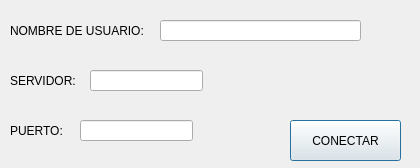
<?xml version="1.0" encoding="UTF-8"?>
<ui version="4.0">
 <class>Dialog</class>
 <widget class="QDialog" name="Dialog">
  <property name="geometry">
   <rect>
    <x>0</x>
    <y>0</y>
    <width>420</width>
    <height>168</height>
   </rect>
  </property>
  <property name="windowTitle">
   <string>Dialog</string>
  </property>
  <widget class="QLabel" name="label">
   <property name="geometry">
    <rect>
     <x>10</x>
     <y>20</y>
     <width>151</width>
     <height>21</height>
    </rect>
   </property>
   <property name="styleSheet">
    <string notr="true">font: 700 italic 10pt &quot;Times New Roman&quot;;</string>
   </property>
   <property name="text">
    <string>NOMBRE DE USUARIO:</string>
   </property>
  </widget>
  <widget class="QLineEdit" name="nombre">
   <property name="geometry">
    <rect>
     <x>160</x>
     <y>20</y>
     <width>201</width>
     <height>21</height>
    </rect>
   </property>
  </widget>
  <widget class="QLabel" name="label_2">
   <property name="geometry">
    <rect>
     <x>10</x>
     <y>70</y>
     <width>71</width>
     <height>21</height>
    </rect>
   </property>
   <property name="styleSheet">
    <string notr="true">font: 700 italic 10pt &quot;Times New Roman&quot;;</string>
   </property>
   <property name="text">
    <string>SERVIDOR:</string>
   </property>
  </widget>
  <widget class="QLineEdit" name="servidor">
   <property name="geometry">
    <rect>
     <x>90</x>
     <y>70</y>
     <width>113</width>
     <height>21</height>
    </rect>
   </property>
  </widget>
  <widget class="QLabel" name="label_3">
   <property name="geometry">
    <rect>
     <x>10</x>
     <y>120</y>
     <width>61</width>
     <height>21</height>
    </rect>
   </property>
   <property name="styleSheet">
    <string notr="true">font: 700 italic 10pt &quot;Times New Roman&quot;;</string>
   </property>
   <property name="text">
    <string>PUERTO:</string>
   </property>
  </widget>
  <widget class="QLineEdit" name="puerto">
   <property name="geometry">
    <rect>
     <x>80</x>
     <y>120</y>
     <width>113</width>
     <height>21</height>
    </rect>
   </property>
  </widget>
  <widget class="QPushButton" name="conectar">
   <property name="geometry">
    <rect>
     <x>290</x>
     <y>120</y>
     <width>111</width>
     <height>41</height>
    </rect>
   </property>
   <property name="text">
    <string>CONECTAR</string>
   </property>
  </widget>
 </widget>
 <resources/>
 <connections/>
</ui>
